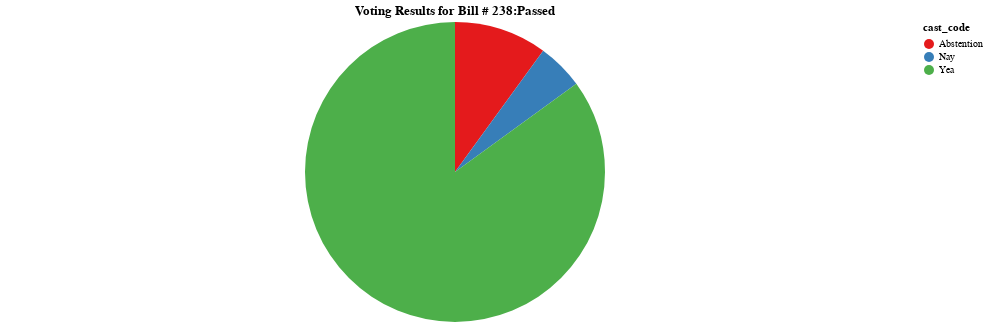

Source (notebook cell):
### Markdown cell above
We now see specific votes per individual senators but we actually do not know if the bill passed or was voted down. The added 'tooltip' function helps us isolate individual voting data as well. We begin seeing how individuals and parties are voting according to a bill.

A simple pie chart will be a helpful depiction of the voting tally as well as results. We will compute the voting results and place the outcome in the chart title.

### Code cell
def producePie(billnumber):
  tempD = votes[(votes.rollnumber == billnumber)]# & (votes.party_code == 'Rep.')]
  tempD = tempD.groupby(['cast_code']).count()
  tempD= tempD.reset_index()
  # print(tempD[tempD.cast_code == 'Yea'].rollnumber.values[0])
  if tempD[tempD.cast_code == 'Yea'].rollnumber.values[0] >=50:
    result = 'Passed'
  else:
      result = 'Not Passed'
  DemVotes = alt.Chart(tempD).mark_arc().encode(
      theta=alt.Theta(field='rollnumber', type='quantitative'),
      color=alt.Color(field='cast_code', type='nominal', scale=alt.Scale(scheme='set1')),
      tooltip=['cast_code','rollnumber']
  ).properties(height=300, width=900, title = 'Voting Results for Bill # ' + str(billnumber) + ':' + str(result)
  )
  return DemVotes

# You can swap the default number in the function to visualize different bills
producePie(238)

### Figure 1 — Vega-Lite specification as saved in the notebook (floating-point values rounded to 4 significant figures)
{"config": {"view": {"continuousWidth": 400, "continuousHeight": 300}}, "data": {"name": "data-240cdc388b624af0b5e083c1253e4de3"}, "mark": "arc", "encoding": {"color": {"field": "cast_code", "scale": {"scheme": "set1"}, "type": "nominal"}, "theta": {"field": "rollnumber", "type": "quantitative"}, "tooltip": [{"field": "cast_code", "type": "nominal"}, {"field": "rollnumber", "type": "quantitative"}]}, "height": 300, "title": "Voting Results for Bill # 238:Passed", "width": 900, "$schema": "https://vega.github.io/schema/vega-lite/v4.17.0.json", "datasets": {"data-240cdc388b624af0b5e083c1253e4de3": [{"cast_code": "Abstention", "congress_x": 10, "chamber_x": 10, "rollnumber": 10, "icpsr": 10, "prob": 10, "congress_y": 10, "chamber_y": 10, "state_icpsr": 10, "district_code": 10, "state_abbrev": 10, "party_code": 10, "occupancy": 0, "last_means": 0, "bioname": 10, "bioguide_id": 10, "born": 10, "died": 1, "nominate_dim1": 10, "nominate_dim2": 10, "nominate_log_likelihood": 10, "nominate_geo_mean_probability": 10, "nominate_number_of_votes": 10, "nominate_number_of_errors": 10, "conditional": 0, "nokken_poole_dim1": 10, "nokken_poole_dim2": 10}, {"cast_code": "Nay", "congress_x": 5, "chamber_x": 5, "rollnumber": 5, "icpsr": 5, "prob": 5, "congress_y": 5, "chamber_y": 5, "state_icpsr": 5, "district_code": 5, "state_abbrev": 5, "party_code": 5, "occupancy": 0, "last_means": 0, "bioname": 5, "bioguide_id": 5, "born": 5, "died": 0, "nominate_dim1": 5, "nominate_dim2": 5, "nominate_log_likelihood": 5, "nominate_geo_mean_probability": 5, "nominate_number_of_votes": 5, "nominate_number_of_errors": 5, "conditional": 0, "nokken_poole_dim1": 5, "nokken_poole_dim2": 5}, {"cast_code": "Yea", "congress_x": 85, "chamber_x": 85, "rollnumber": 85, "icpsr": 85, "prob": 85, "congress_y": 85, "chamber_y": 85, "state_icpsr": 85, "district_code": 85, "state_abbrev": 85, "party_code": 85, "occupancy": 0, "last_means": 0, "bioname": 85, "bioguide_id": 85, "born": 85, "died": 1, "nominate_dim1": 85, "nominate_dim2": 85, "nominate_log_likelihood": 85, "nominate_geo_mean_probability": 85, "nominate_number_of_votes": 85, "nominate_number_of_errors": 85, "conditional": 0, "nokken_poole_dim1": 85, "nokken_poole_dim2": 85}]}}
